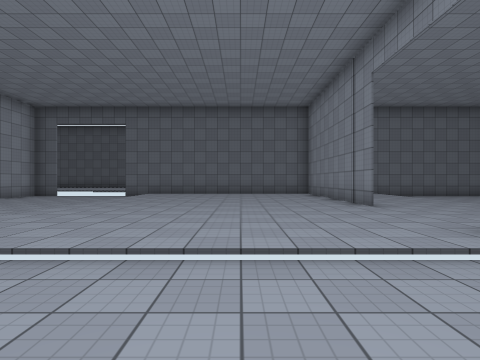
[1] (above)

23 first-person views from a walk through a scene from a Unity 3-D project. The camera is 1.4 m above the floor, looks level and sees 80° across. The floor is counted in squares, 2 m on a side. Each view is taken from the middle of a square. On the plan, view 1 faces up. The plan holds only what a view shows up to about 10 squares ahead; the rest is blank. The place goes on beyond the plan. The player is left out. Surface patterns are stand-ins for the level's own textures.

[2]
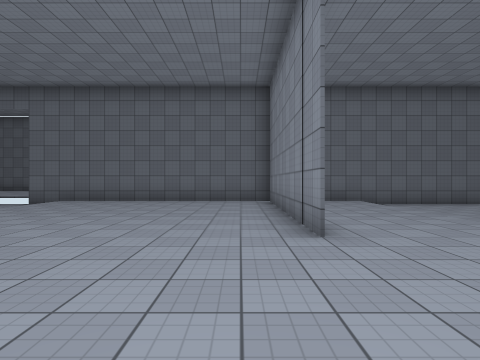

[3]
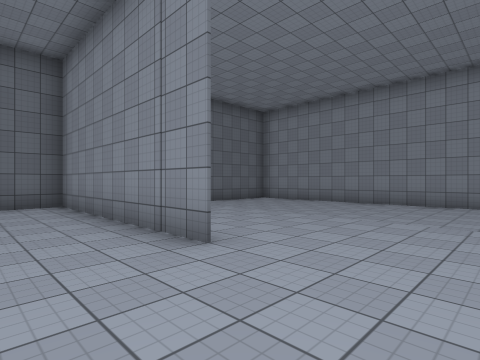

[4]
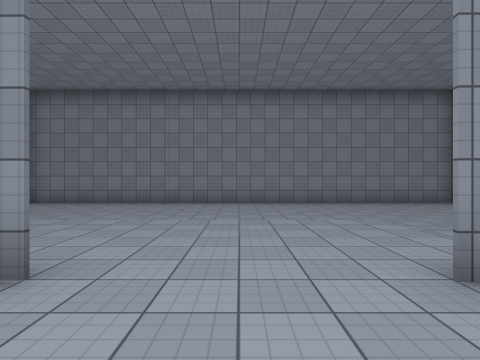

[5]
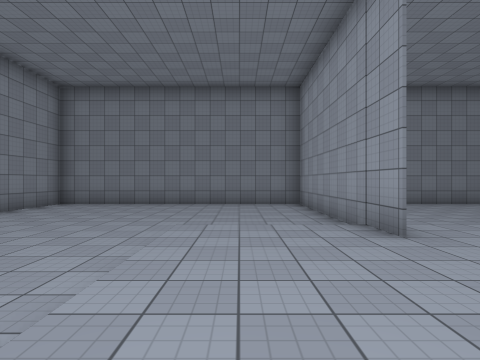

[6]
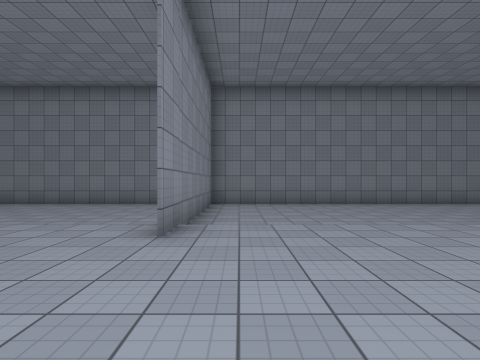

[7]
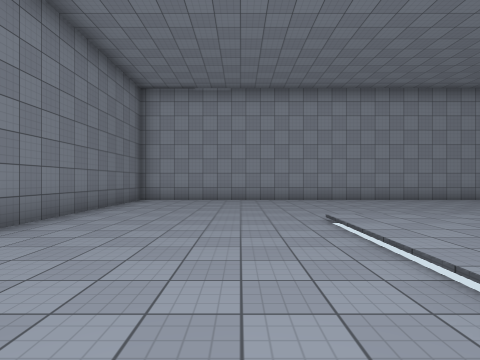

[8]
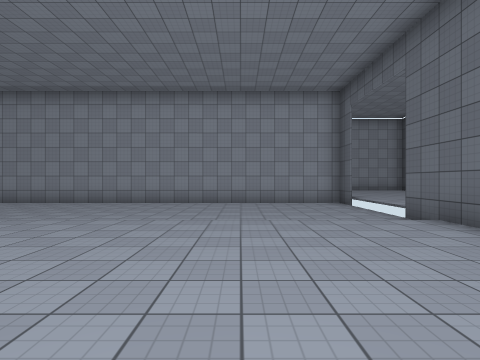

[9]
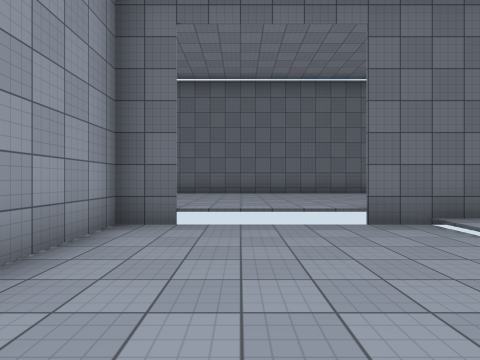

[10]
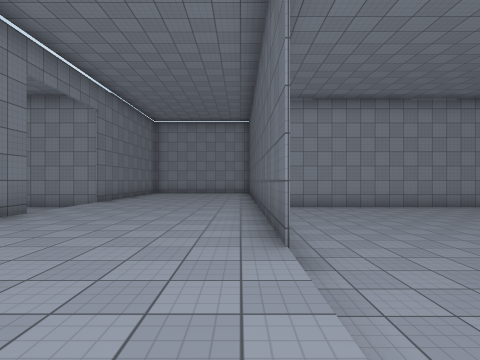

[11]
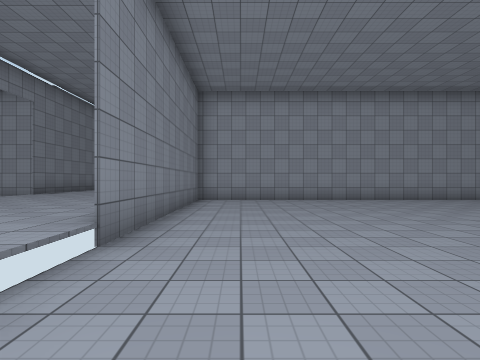

[12]
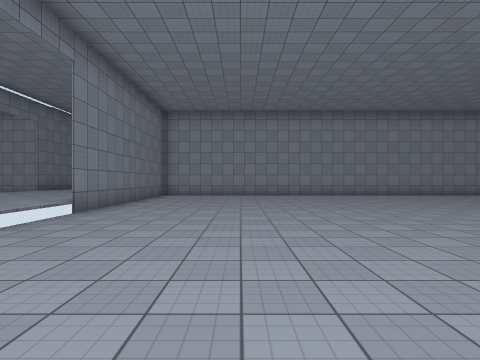

[13]
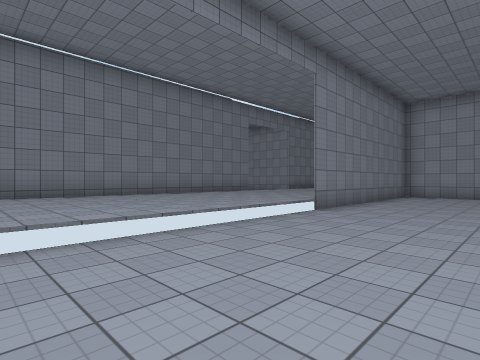

[14]
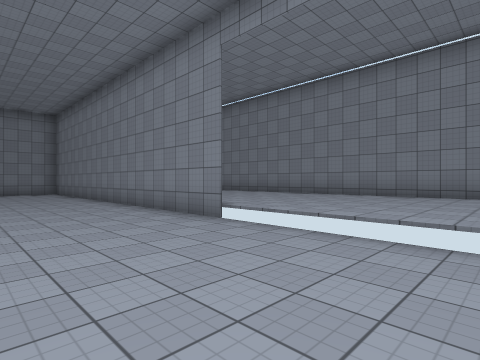

[15]
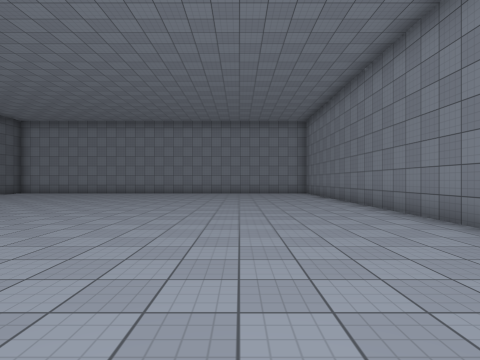

[16]
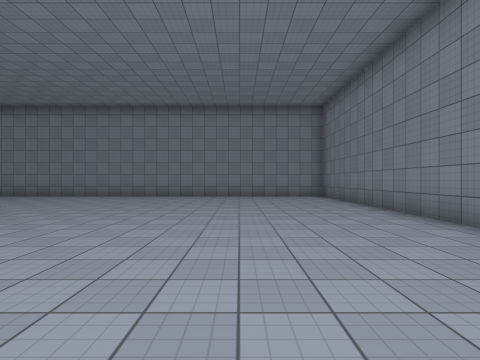

[17]
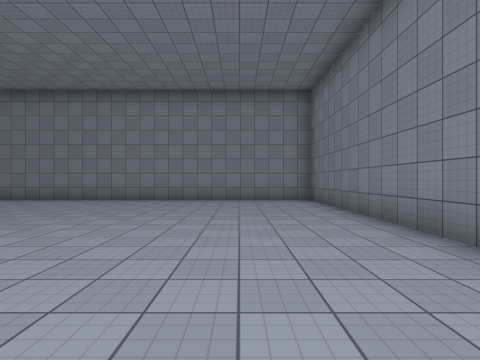

[18]
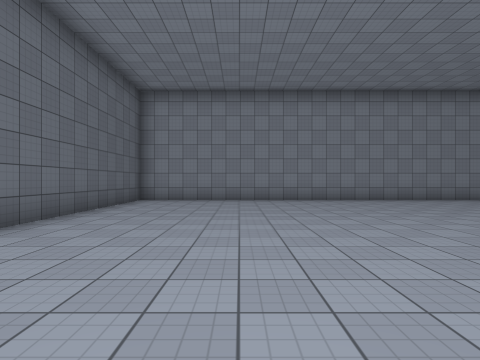

[19]
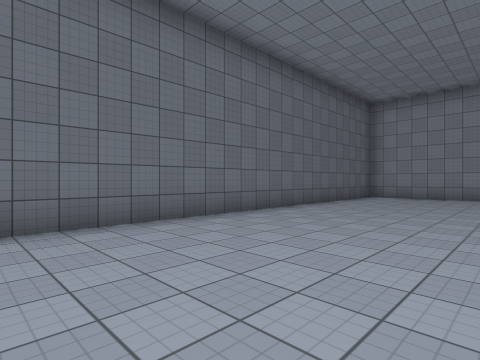

[20]
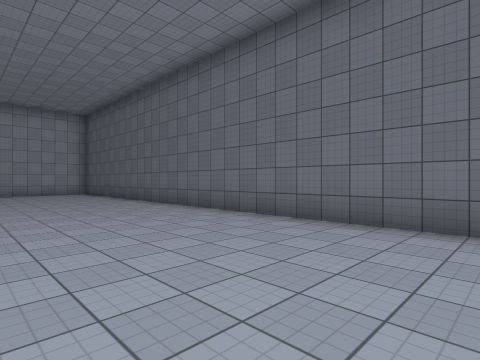

[21]
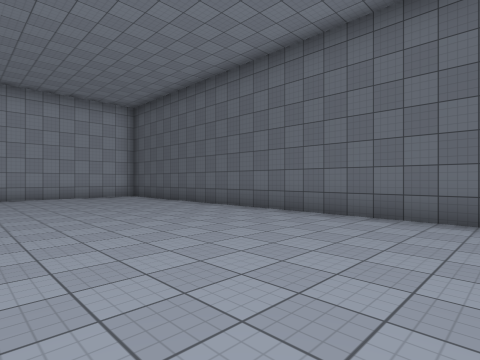

[22]
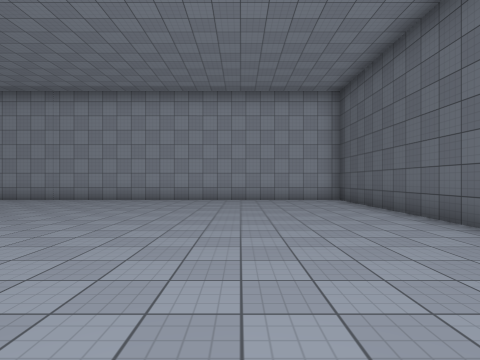

[23]
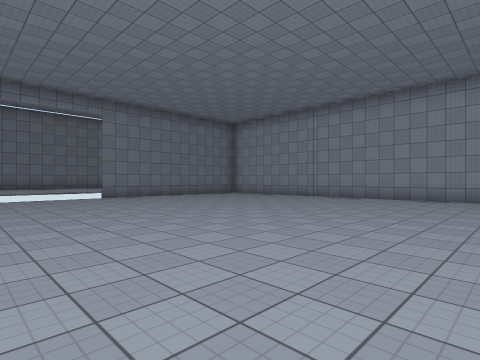

### Floor plan
Key: @ floor where view 1 was taken; # wall or solid block; . main floor; : floor 0.25 m higher than the main floor; + floor 0.5 m higher than the main floor; / step, stairs or slope.
Columns run from 9 left of view 1 to 16 right of it. Each row starts with its distance up from view 1.
 33 ##########################
 32 #........................#
 31 #........................#
 30 #........................#
 29 #........................#
 28 #........................#
 27 #............    ........#
 26 #...........    .........#
 25 #...........  ...........#
 24 #........... ............#
 23 #........................#
 22 #........................#
 21 #........................#
 20 #........................#
 19 #........................#
 18 #....................... #
 17 ########++++++###########
 16 ++++++++++++++++
 15 +++++++++++++++++
 14 +++++++++++++++++
 13 ++++++++++++++++
 12 ##...################
 11 #..../::::::#::/....#
 10 #..../::::::#::/....#
  9 #..../::::::#::/....#
  8 #..../::::::#::/....#
  7 #..../::::::#::/....#
  6 #..../:::::::::/....#
  5 #..../:::::::::/....#
  4 #..../:::::::::/....#
  3 #..../::::::#::/....#
  2 #...........#.......#
  1 #...........#.......#
  0 #........@..#.......#
 -1 #...........#.......#
 -2 #...........#.......#
 -3 #####################

Positions as (right, up) in squares from view 1, and headings:
1: (0, 0), facing up
2: (2, 3), facing up
3: (1, 4), facing up-right
4: (1, 5), facing right
5: (5, 7), facing down
6: (2, 7), facing down
7: (1, 1), facing left
8: (1, 9), facing left
9: (-7, 8), facing up
10: (1, 17), facing left
11: (1, 19), facing left
12: (4, 21), facing left
13: (4, 21), facing down-left
14: (0, 21), facing down-right
15: (1, 21), facing right
16: (4, 21), facing right
17: (6, 20), facing right
18: (6, 29), facing right
19: (4, 28), facing up-right
20: (6, 28), facing up-left
21: (3, 27), facing up-left
22: (1, 29), facing left
23: (2, 29), facing down-left
